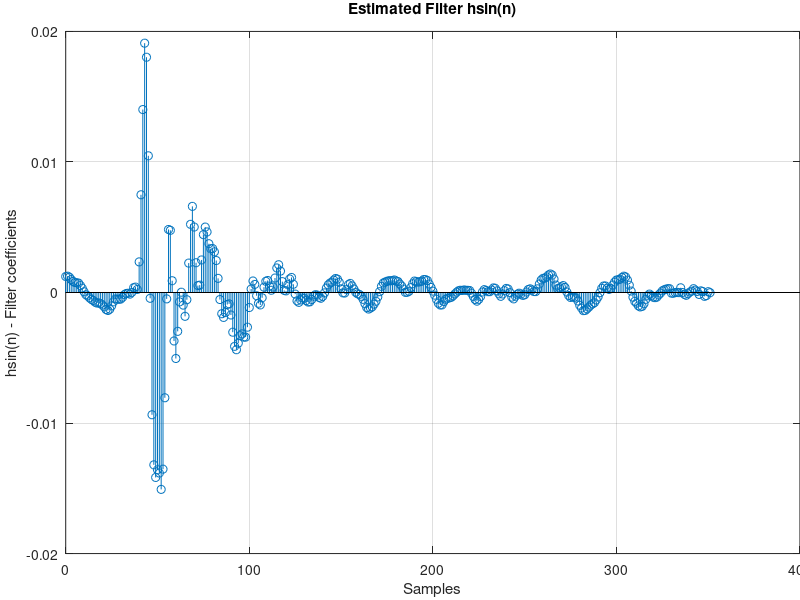
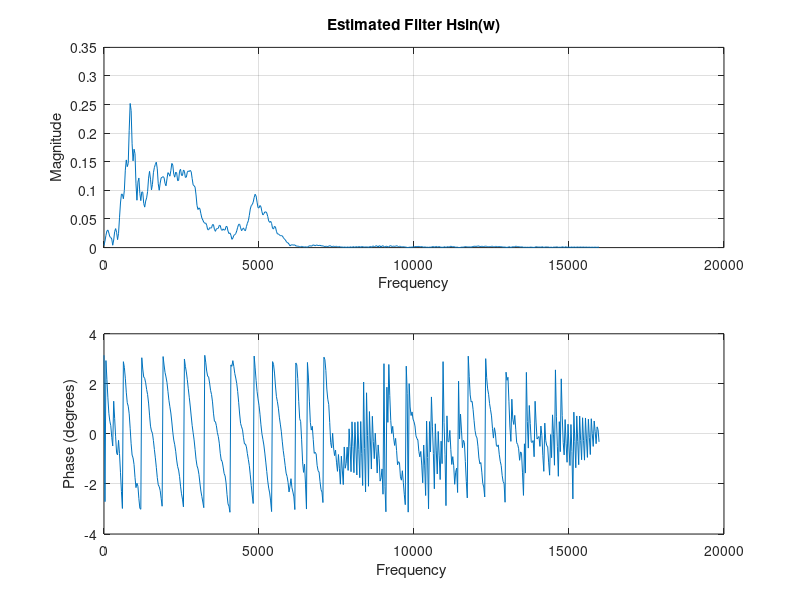
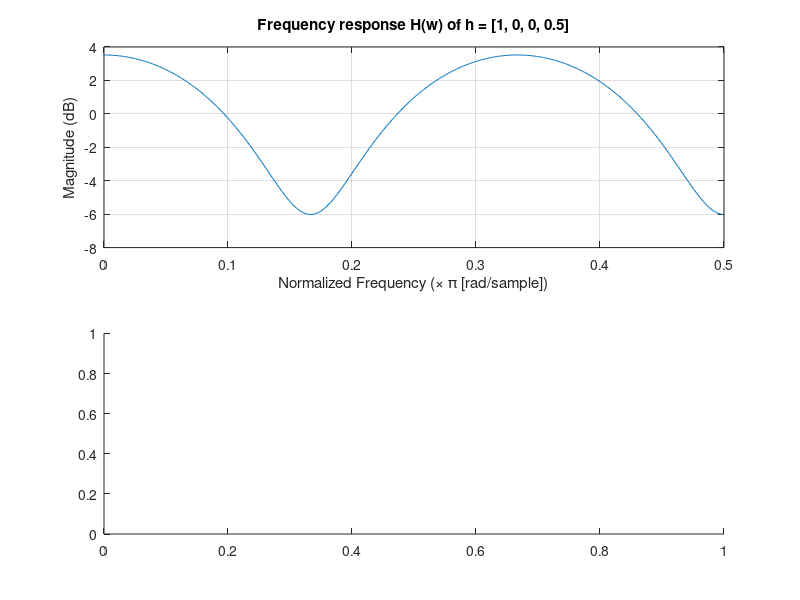

Source code (MATLAB) for these figures, in order: (Note: this script raises an error after producing the figures.)
close all;
clc;
clear all;
if ~ exist(fullfile(pwd,'images'),'dir'), mkdir images; end


%% Question 2

f_s = 16000;    % Hz
% h=hchannel()

h_BB_reversedOrder_max = [.000647441;
        -3.63489e-5;
        1.99533e-5;
        -.000477628;
        -3.85194e-5;
        .00179907;
        .00190134;
        .00090054;
        .000763857;
        .00120679;
        .000701309;
        -.000228958;
        -.000705672;
        -.000921864;
        -.00111964;
        -.00124332;
        -.000650712;
        -.00027462;
        -.000236774;
        -.000463898;
        -.000995261;
        -.00109391;
        -.000969487;
        -.000879068;
        -.00166541;
        -.00259317;
        -.00277906;
        -.00242538;
        -.00175648;
        -.000829365;
        -.000567761;
        -.000739102;
        -.00127981;
        -.00173369;
        -.00133207;
        -.000754981;
        .000232262;
        .000533809;
        .000366466;
        .00027916;
        .000308424;
        .000837594;
        .00108294;
        .00139431;
        .00123353;
        .00043857;
        -.000241727;
        -.000782751;
        -.000833289;
        -.00022654;
        4.23091e-5;
        .000102519;
        .000122918;
        -.000289276;
        -.000430911;
        -.00027781;
        -.000547041;
        -.000605317;
        -.00108093;
        -.00188694;
        -.00209452;
        -.00211638;
        -.0020903;
        -.00219707;
        -.00198443;
        -.00152169;
        -.00089682;
        -.000125363;
        .000218061;
        .000267258;
        .000430709;
        .000767514;
        .00083293;
        .000643584;
        .00028945;
        .000350858;
        .000648133;
        .00144458;
        .00244328;
        .00221819;
        .00159097;
        .0016531;
        .00195066;
        .00208343;
        .00161807;
        .00113558;
        .000566107;
        .000613533;
        .00104324;
        .00079424;
        .000379815;
        -3.26232e-6;
        -7.18036e-5;
        -.000719043;
        -.00100572;
        -.00107629;
        -.00114897;
        -.00117877;
        -.00116321;
        -.000813127;
        -.000167284;
        .000832219;
        .00157034;
        .00189364;
        .00177573;
        .00146276;
        .00124948;
        .0010717;
        .00104494;
        .00143629;
        .00173495;
        .00154313;
        .00136852;
        .00112065;
        .00156072;
        .001696;
        .00164155;
        .00130445;
        .000641458;
        .000151811;
        -.000247385;
        -.000245381;
        -.000164346;
        .000435043;
        .000713775;
        .000260033;
        -.000206158;
        -8.00945e-5;
        .000208777;
        .00066332;
        .000481602;
        -6.5208e-5;
        -.000525617;
        -.00100142;
        -.00103654;
        -.000686534;
        -1.80606e-5;
        .000405943;
        1.58674e-5;
        -.000688362;
        -.0011637;
        -.000787888;
        .000290514;
        .00113505;
        .000636474;
        -.000432895;
        -.000580817;
        -.000253689;
        .000670263;
        .00133963;
        .00168371;
        .00211089;
        .00249314;
        .00246688;
        .00156621;
        .000324265;
        -.000752525;
        -.00164831;
        -.00237526;
        -.00268204;
        -.00220075;
        -.00115207;
        2.04383e-5;
        .000476263;
        .000290317;
        .000181562;
        .000485985;
        .000625446;
        -.000200787;
        -.00131331;
        -.00222809;
        -.00247006;
        -.00222483;
        -.00208526;
        -.00151522;
        -.00067526;
        -.00027874;
        -.000375885;
        -.00129033;
        -.00193142;
        -.00177103;
        -.00130056;
        -.0013296;
        -.00125115;
        -.00105221;
        -.000647802;
        .000286893;
        .000705221;
        .0011536;
        .00158346;
        .00132779;
        .000398729;
        -.00052554;
        -.001149;
        -.000670817;
        .000527795;
        .00127965;
        .00116642;
        .00092741;
        .00113384;
        .00169685;
        .00245686;
        .001888;
        .000597453;
        -.000444532;
        -.000889364;
        -.000660077;
        -.000480225;
        -.000663712;
        -.000650612;
        -.000875602;
        -.000642231;
        -3.87059e-5;
        -8.95711e-6;
        .000305924;
        .000687476;
        .000363243;
        -.00079901;
        -.00126426;
        -.000393841;
        .00154074;
        .00314321;
        .00343283;
        .00252095;
        .000547321;
        .000319775;
        .00205554;
        .00331518;
        .00419724;
        .00353583;
        .000751488;
        -.00124101;
        -.000405035;
        .00248308;
        .00462061;
        .00440576;
        .00278033;
        .000492979;
        -.00100608;
        -.00061201;
        .0005346;
        .00193925;
        .00310979;
        .0030182;
        -2.8814e-5;
        -.00442152;
        -.00566411;
        -.00366466;
        -.00174105;
        -.001206;
        -.00317012;
        -.0059643;
        -.00621918;
        -.00299398;
        .000471503;
        .00103929;
        -.000792644;
        -.00282787;
        -.00307923;
        -.00302664;
        -.00161638;
        .00208281;
        .00298738;
        .00285292;
        .0047966;
        .00283478;
        .00162784;
        .00420368;
        .00793046;
        .00997283;
        .00389983;
        -.00201859;
        -.00139006;
        .00222552;
        .0111845;
        .0161785;
        .00889661;
        .00302252;
        .000694591;
        -.00394777;
        -.00481946;
        .00084498;
        .00621173;
        .00188993;
        -.0121628;
        -.0144574;
        -.000481941;
        .0136573;
        .0180817;
        .00488765;
        -.0185161;
        -.0299138;
        -.0215036;
        -.0100662;
        -.0163327;
        -.023756;
        -.0214363;
        -.0253801;
        -.00801681;
        .0221656;
        .0394;
        .0334961;
        .011861;
        4.55421e-7;
        -.00839102;
        -.00340085;
        .00447564;
        -.000294879;
        -.00498842;
        -.00276394;
        .000915413;
        -6.29117e-5;
        -.00203013;
        -.00134873;
        -.00010232;
        0;
        0;
        0;
        0;
        0;
        0;
        0;
        0;
        0;
        0;
        0;
        0;
        0;
        0;
       0;
        0;
        0;
        0;
        0;
        0;
        0;
        0;
        0;
        0;
        0;
        0;
        0;
        0;
        0;
        0];
    
h_sin_reversedOrder_max = [-1.5306e-5;
        6.19622e-5;
        -.000235864;
        -.000295074;
        7.60288e-5;
        .000126119;
        -.000147745;
        6.82246e-5;
        .000180837;
        .000292643;
        .000105106;
        3.45441e-5;
        -9.22413e-5;
        -.00021689;
        -.000141103;
        3.50412e-6;
        .000360872;
        -1.20919e-5;
        1.37092e-5;
        -8.29074e-6;
        -5.65196e-5;
        -5.2301e-5;
        .000289828;
        .000293614;
        .000254638;
        .000208851;
        .000126785;
        -4.90555e-5;
        -.000188697;
        -.000357869;
        -.000395226;
        -.000358724;
        -.000242617;
        -.000121198;
        -.000253651;
        -.000522017;
        -.000866695;
        -.00106352;
        -.00110673;
        -.00102671;
        -.0008181;
        -.000678247;
        -.000362944;
        .000109141;
        .000560389;
        .00094883;
        .00119395;
        .00125073;
        .00115001;
        .00101565;
        .000979391;
        .000953786;
        .00079608;
        .000568722;
        .000316398;
        .000235887;
        .000334139;
        .000499181;
        .000496637;
        .000320774;
        -1.61604e-5;
        -.000345092;
        -.000568862;
        -.000780402;
        -.000868429;
        -.000967233;
        -.00111872;
        -.00125683;
        -.00137281;
        -.00139083;
        -.00119409;
        -.000977894;
        -.000650551;
        -.00042745;
        -.000363023;
        -.000329901;
        -.000381433;
        -.000229111;
        3.80258e-5;
        .000384624;
        .000530031;
        .000432557;
        .000356036;
        .000302266;
        .000568667;
        .00103627;
        .00133792;
        .00141765;
        .00133923;
        .00119342;
        .00109938;
        .00108343;
        .000958178;
        .000651241;
        .000282499;
        6.75951e-5;
        7.09597e-5;
        .000191026;
        .000282311;
        .000229683;
        3.59395e-5;
        -.000177278;
        -.000221263;
        -.000120425;
        -5.41205e-5;
        -.000131498;
        -.000287992;
        -.000489012;
        -.000355046;
        -9.25933e-6;
        .000267853;
        .000313581;
        .00013768;
        -.000116999;
        -.000293355;
        -.000106307;
        .000124146;
        .000322525;
        .000351634;
        .00019016;
        6.28769e-5;
        6.3102e-5;
        .000150433;
        .000220775;
        3.71613e-5;
        -.000303171;
        -.000526503;
        -.000664459;
        -.000535599;
        -.000295717;
        -4.70402e-5;
        .00015489;
        .000166375;
        .000167789;
        .000195474;
        .000156214;
        .000173024;
        .000133305;
        2.59231e-5;
        -.000111618;
        -.000255998;
        -.000367599;
        -.000416072;
        -.000442167;
        -.00051595;
        -.000696757;
        -.000950483;
        -.000957026;
        -.00082454;
        -.000524338;
        -.000205374;
        .000103273;
        .000386625;
        .000650037;
        .000917168;
        .00098629;
        .000994;
        .000871179;
        .00082781;
        .000793351;
        .000838959;
        .000877686;
        .000670829;
        .000374973;
        9.16772e-5;
        1.59549e-5;
        1.17113e-5;
        .000263511;
        .000495388;
        .00065191;
        .000838108;
        .000886411;
        .000959861;
        .000913658;
        .000895673;
        .000900812;
        .000855506;
        .000795685;
        .000728865;
        .000467498;
        6.05107e-5;
        -.000343376;
        -.000671269;
        -.000889584;
        -.00109603;
        -.00118912;
        -.00126915;
        -.00115876;
        -.000856393;
        -.000525244;
        -.000290542;
        -.000148386;
        -.000101715;
        1.42555e-5;
        .000268388;
        .000507065;
        .000696589;
        .000601017;
        .000218221;
        -3.99822e-5;
        -2.84165e-5;
        .000279625;
        .000787149;
        .00102292;
        .0010755;
        .000950314;
        .000791046;
        .000729029;
        .000588442;
        .000338405;
        -2.69407e-5;
        -.000299016;
        -.000442822;
        -.00037708;
        -.000199672;
        -.000173168;
        -.000279738;
        -.000534997;
        -.000714873;
        -.000728919;
        -.000619223;
        -.000439393;
        -.000422149;
        -.000573117;
        -.000756483;
        -.000639838;
        -.00012278;
        .000631316;
        .0011533;
        .0010346;
        .000593701;
        .000122967;
        .000161863;
        .000832466;
        .00163959;
        .00212733;
        .00187945;
        .00110846;
        .000417131;
        .000172427;
        .000494282;
        .000920949;
        .000858666;
        .000406298;
        -.000405583;
        -.000952365;
        -.000825827;
        -.000247961;
        .000620917;
        .000881987;
        .000265898;
        -.00115164;
        -.00265873;
        -.00341985;
        -.00341751;
        -.00317105;
        -.00331044;
        -.00388068;
        -.0043842;
        -.00412484;
        -.00304112;
        -.00172273;
        -.000868346;
        -.000920169;
        -.0015431;
        -.00190938;
        -.00162724;
        -.000539525;
        .00108389;
        .00244902;
        .00311347;
        .00336739;
        .00334833;
        .0037378;
        .00463944;
        .00501293;
        .00443298;
        .00249374;
        .000564135;
        .0005305;
        .00228028;
        .00501505;
        .00659828;
        .00522262;
        .00225373;
        -.000553806;
        -.00182542;
        -.000966273;
        2.13075e-5;
        -.000718516;
        -.00297662;
        -.00505598;
        -.00371276;
        .000901408;
        .00476295;
        .00482857;
        -.000488876;
        -.00806453;
        -.0135321;
        -.0150835;
        -.0138323;
        -.0135826;
        -.0141689;
        -.013203;
        -.00936684;
        -.000443954;
        .0104727;
        .0180237;
        .0191005;
        .0140149;
        .00748687;
        .00234517;
        .000232982;
        .000414029;
        .00036635;
        9.28123e-6;
        -.000125269;
        -5.56074e-5;
        -7.35736e-5;
        -.000162515;
        -.000364829;
        -.000502697;
        -.000520264;
        -.000508273;
        -.000500841;
        -.000716165;
        -.00102336;
        -.00128236;
        -.00138077;
        -.0013055;
        -.00109981;
        -.000961812;
        -.000852896;
        -.000797911;
        -.000807171;
        -.00074151;
        -.000615363;
        -.000529962;
        -.000411716;
        -.000259758;
        -.000172815;
        5.91299e-5;
        .000329576;
        .000530601;
        .00071913;
        .000744226;
        .000761494;
        .000846687;
        .000989844;
        .00117238;
        .00125213;
        .00122436];


h = flipud(h_sin_reversedOrder_max);
[H,w] = freqz(h,1,512,f_s); %'whole',


figure('Color','white')
stem(0:numel(h)-1, h); grid on;
xlabel 'Samples', ylabel 'hsin(n) - Filter coefficients', title 'Estimated Filter hsin(n)'
set(gca,'LooseInset',get(gca,'TightInset'))
saveas(gcf, fullfile(pwd,'images/','h-coeffs'),'epsc')

figure('Color','white');
subplot(2,1,1);
plot(2*w,(abs(H))); grid on;
xlabel 'Frequency', ylabel 'Magnitude', title 'Estimated Filter Hsin(w)'
subplot(2,1,2)
plot(2*w,(angle(H))); grid on;
xlabel 'Frequency ', ylabel 'Phase (degrees)'
set(gca,'LooseInset',get(gca,'TightInset'))
saveas(gcf, fullfile(pwd,'images/','Hsin'),'epsc')





%% Question 3

f_s = 16000;    % Hz
h = [1 0 0 0.5];
[H,w] = freqz(h,1,512,f_s); %'whole',

figure('Color','white');
subplot(2,1,1);
plot(w/f_s,20*log10(abs(H))); grid on;
xlabel 'Normalized Frequency (\times \pi [rad/sample])', ylabel 'Magnitude (dB)', title 'Frequency response H(w) of h = [1, 0, 0, 0.5]'
subplot(2,1,2)
plot(w/f_s, 180/pi*wrapToPi(phase(H))); grid on;
xlabel 'Normalized Frequency (\times \pi [rad/sample])', ylabel 'Phase (degrees)'
set(gca,'LooseInset',get(gca,'TightInset'))
saveas(gcf, fullfile(pwd,'images/','H-echo'),'epsc')


%% Question 6


f_s = 16000;    % Hz

h = flipud(h_BB_reversedOrder_max);
figure('Color','white')
stem(0:numel(h)-1, h); grid on;
xlabel 'Samples', ylabel 'hBB(n) - Filter coefficients', title 'Estimated Filter hBB(n)'
set(gca,'LooseInset',get(gca,'TightInset'))
saveas(gcf, fullfile(pwd,'images/','h-coeffs-SIN-MAX'),'epsc')

h = flipud(h_reversedOrder_100);
figure('Color','white')
stem(0:numel(h)-1, h); grid on;
xlabel 'Samples', ylabel 'hBB(n) - Filter coefficients', title 'Estimated Filter hBB(n)'
set(gca,'LooseInset',get(gca,'TightInset'))
saveas(gcf, fullfile(pwd,'images/','h-coeffs-SIN-100'),'epsc')

h = flipud(h_reversedOrder_10);
figure('Color','white')
stem(0:numel(h)-1, h); grid on;
xlabel 'Samples', ylabel 'h(n) - Filter coefficients', title 'Estimated Filter h(n)'
set(gca,'LooseInset',get(gca,'TightInset'))
saveas(gcf, fullfile(pwd,'images/','h-coeffs-SIN-10'),'epsc')

[H,w] = freqz(h,1,512,f_s); %'whole',
figure('Color','white');
subplot(2,1,1);
plot(w/f_s,20*log10(abs(H))); grid on;
xlabel 'Normalized Frequency (\times \pi [rad/sample])', ylabel 'Magnitude (dB)', title 'Estimated Filter H(w)'
subplot(2,1,2)
plot(w/f_s, 180/pi*wrapToPi(angle(H))); grid on;
xlabel 'Normalized Frequency (\times \pi [rad/sample])', ylabel 'Phase (degrees)'
set(gca,'LooseInset',get(gca,'TightInset'))
saveas(gcf, fullfile(pwd,'images/','H-SIN-MAX'),'epsc')

%%%%%%%%%%%%

h = flipud(h_BB_reversedOrder_max);
figure('Color','white')
stem(0:numel(h)-1, h); grid on;
xlabel 'Samples', ylabel 'h(n) - Filter coefficients', title 'Estimated Filter h(n)'
set(gca,'LooseInset',get(gca,'TightInset'))
saveas(gcf, fullfile(pwd,'images/','h-coeffs-SIN-MAX-inc'),'epsc')

h = flipud(h_reversedOrder_100_inc);
figure('Color','white')
stem(0:numel(h)-1, h); grid on;
xlabel 'Samples', ylabel 'h(n) - Filter coefficients', title 'Estimated Filter h(n)'
set(gca,'LooseInset',get(gca,'TightInset'))
saveas(gcf, fullfile(pwd,'images/','h-coeffs-SIN-100-inc'),'epsc')

h = flipud(h_reversedOrder_10_inc);
figure('Color','white')
stem(0:numel(h)-1, h); grid on;
xlabel 'Samples', ylabel 'h(n) - Filter coefficients', title 'Estimated Filter h(n)'
set(gca,'LooseInset',get(gca,'TightInset'))
saveas(gcf, fullfile(pwd,'images/','h-coeffs-SIN-10-inc'),'epsc')
